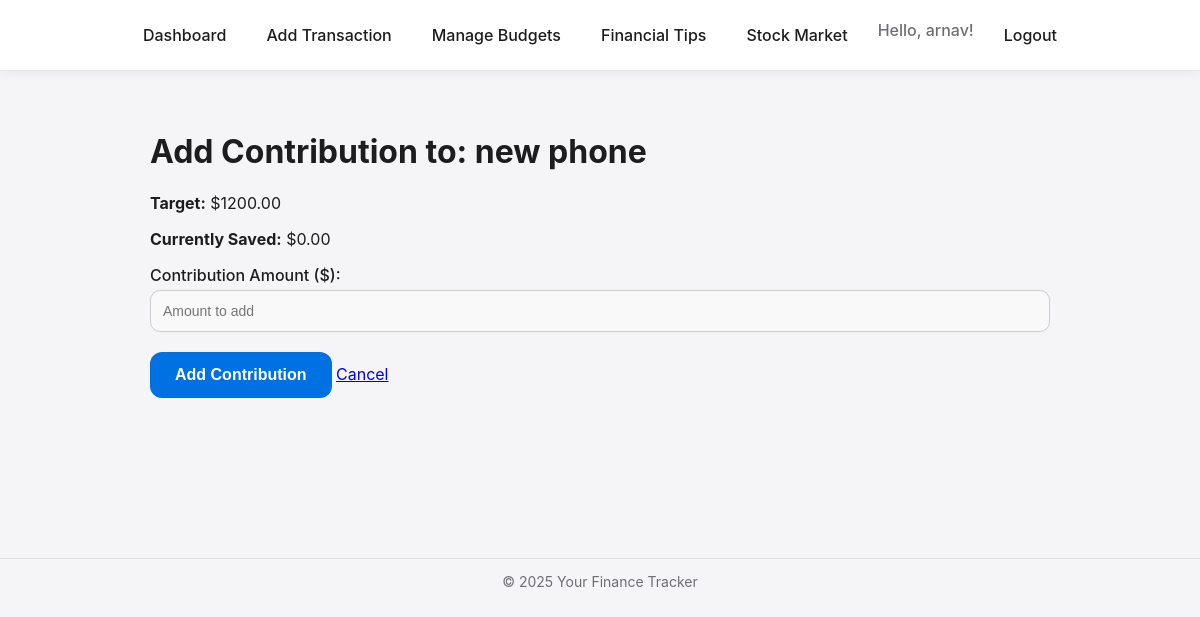
Screenshot of /tracker/goals/1/contribute/ (signed in) with the database file from the repository.
### tracker/models.py (models this page shows, shortened)
class Goal(models.Model):
    user = models.ForeignKey(User, on_delete=models.CASCADE, related_name='goals')
    name = models.CharField(max_length=100, help_text="Name of the financial goal (e.g., New Car Fund)")
    target_amount = models.DecimalField(max_digits=12, decimal_places=2, help_text="The target amount for the goal")
    current_amount = models.DecimalField(max_digits=12, decimal_places=2, default=Decimal('0.00'), help_text="The amount currently saved/contributed")
    created_at = models.DateTimeField(auto_now_add=True)

### tracker/views.py (the view)
# urls.py: path('goals/<int:goal_id>/contribute/', views.add_contribution, name='add_contribution'),
@login_required
def add_contribution(request, goal_id):
    goal = get_object_or_404(Goal, id=goal_id, user=request.user)
    if request.method == 'POST':
        form = ContributionForm(request.POST)
        if form.is_valid():
            amount = form.cleaned_data['amount']
            if not isinstance(goal.current_amount, Decimal):
                 goal.current_amount = Decimal(goal.current_amount)
            goal.current_amount += amount
            goal.save()
            messages.success(request, f"Successfully added ${amount} to '{goal.name}'!")
            return redirect('tracker:dashboard') # Make sure 'dashboard' URL name points to dashboard_view
        else:
            messages.error(request, "Please correct the errors below.")
    else:
        form = ContributionForm()
    context = {
        'form': form,
        'goal': goal
    }
    return render(request, 'tracker/add_contribution.html', context)

### tracker/forms.py (shortened to what this page needs)
class ContributionForm(forms.Form):
    amount = forms.DecimalField(
        max_digits=10,
        decimal_places=2,
        min_value=Decimal('0.01'),  # Minimum contribution
        widget=forms.NumberInput(attrs={'class': 'form-control', 'step': '0.01', 'placeholder': 'Amount to add'}),
        label="Contribution Amount ($)"
    )

### tracker/templates/tracker/add_contribution.html (shortened to what this page needs)
{% extends 'tracker/base.html' %}
{% block content %}
<h1>Add Contribution to: {{ goal.name }}</h1>
<p><strong>Target:</strong> ${{ goal.target_amount|floatformat:2 }}</p>
<p><strong>Currently Saved:</strong> ${{ goal.current_amount|floatformat:2 }}</p>
<form method="post" action="{% url 'tracker:add_contribution' goal.id %}">
    {{ form.as_p }}
    <button type="submit" class="btn btn-success">Add Contribution</button>
    <a href="{% url 'tracker:dashboard' %}" class="btn btn-secondary">Cancel</a>
</form>
{% endblock %}

### tracker/templates/tracker/base.html (shortened to what this page needs)
<!DOCTYPE html>
<html lang="en">
<head>
</head>
<body>
    <nav>
        <a href="{% url 'tracker:dashboard' %}">Dashboard</a>
        {% if user.is_authenticated %}
            <a href="{% url 'tracker:add_transaction' %}">Add Transaction</a>
            <a href="{% url 'tracker:budget_list' %}">Manage Budgets</a>
            <a href="{% url 'tracker:financial_tips' %}">Financial Tips</a>
            <a href="{% url 'tracker:stock_market_overview' %}">Stock Market</a>
            <span style="color: #6e6e73;">Hello, {{ user.username }}!</span>
            <a href="{% url 'tracker:logout' %}">Logout</a>
        {% else %}
            <a href="{% url 'tracker:login' %}">Login</a>
            <a href="{% url 'tracker:register' %}">Register</a>
        {% endif %}
    </nav>
    <main>
        {% block content %}{% endblock %}
    </main>
    <footer>
        <hr>
        <p>© {% now "Y" %} Your Finance Tracker</p>
    </footer>
</body>
</html>

### tracker/templates/tracker/base.html (style rules this page uses)
body { margin: 0; padding: 0; background-color: #f5f5f7; font-family: -apple-system, BlinkMacSystemFont, 'Helvetica Neue', 'Segoe UI', Roboto, sans-serif; color: #1d1d1f; }
nav { background: #ffffff; display: flex; justify-content: center; gap: 20px; padding: 20px 0; font-size: 16px; font-weight: 500; box-shadow: 0 2px 10px rgba(0, 0, 0, 0.05); border-bottom: 1px solid #e5e5e5; }
nav a { text-decoration: none; color: #1d1d1f; padding: 5px 10px; position: relative; transition: color 0.3s ease; }
nav a::after { content: ""; position: absolute; width: 0%; height: 2px; bottom: -5px; left: 50%; background-color: #0071e3; transition: width 0.3s ease, left 0.3s ease; }
main { padding: 40px 20px; max-width: 900px; margin: 0 auto; }
form p { margin-bottom: 20px; }
form label { display: block; margin-bottom: 5px; font-weight: 500; }
form input, form select { width: 100%; padding: 12px; border-radius: 10px; border: 1px solid #ccc; background-color: #f9f9f9; box-sizing: border-box; font-size: 14px; transition: border-color 0.3s; }
button { padding: 14px 25px; background-color: #0071e3; color: white; border: none; border-radius: 12px; font-size: 16px; font-weight: 600; cursor: pointer; transition: all 0.25s ease; }
footer { text-align: center; margin-top: 60px; padding: 20px 0; font-size: 14px; color: #6e6e73; }
footer hr { margin-top: 40px; border: none; height: 1px; background: #e0e0e0; }

### rows the page displays
Goal: name "new phone", target_amount "1200.00", current_amount "0.00"

### other values shown
{{ user.username }} "arnav"
